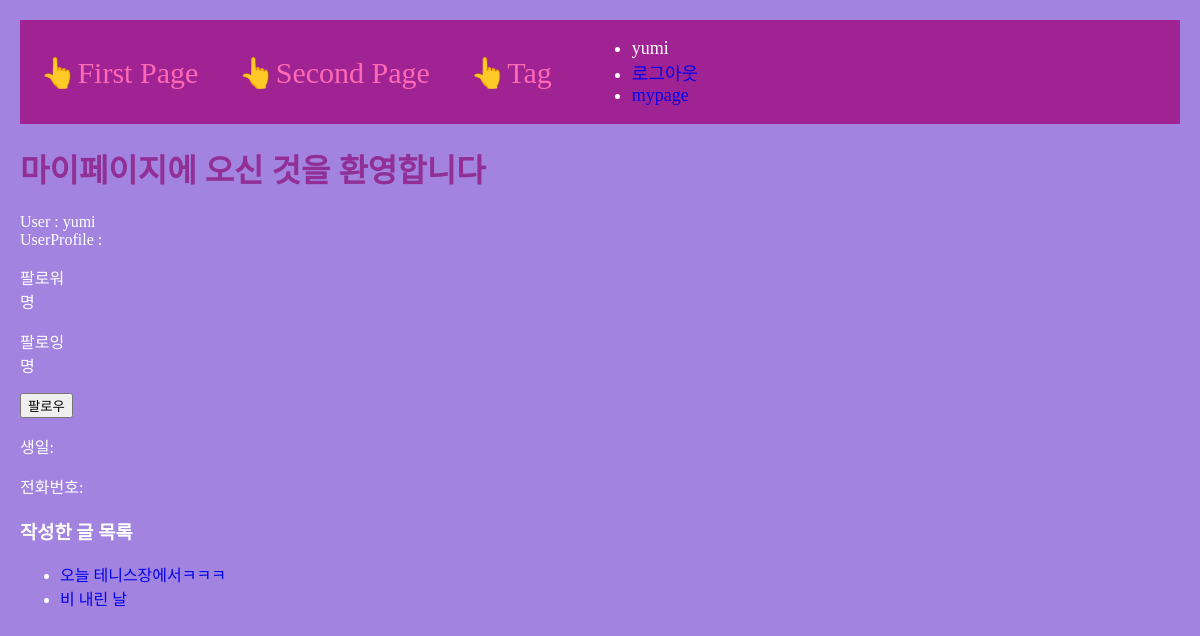
The app's page /users/mypage/1, older data.
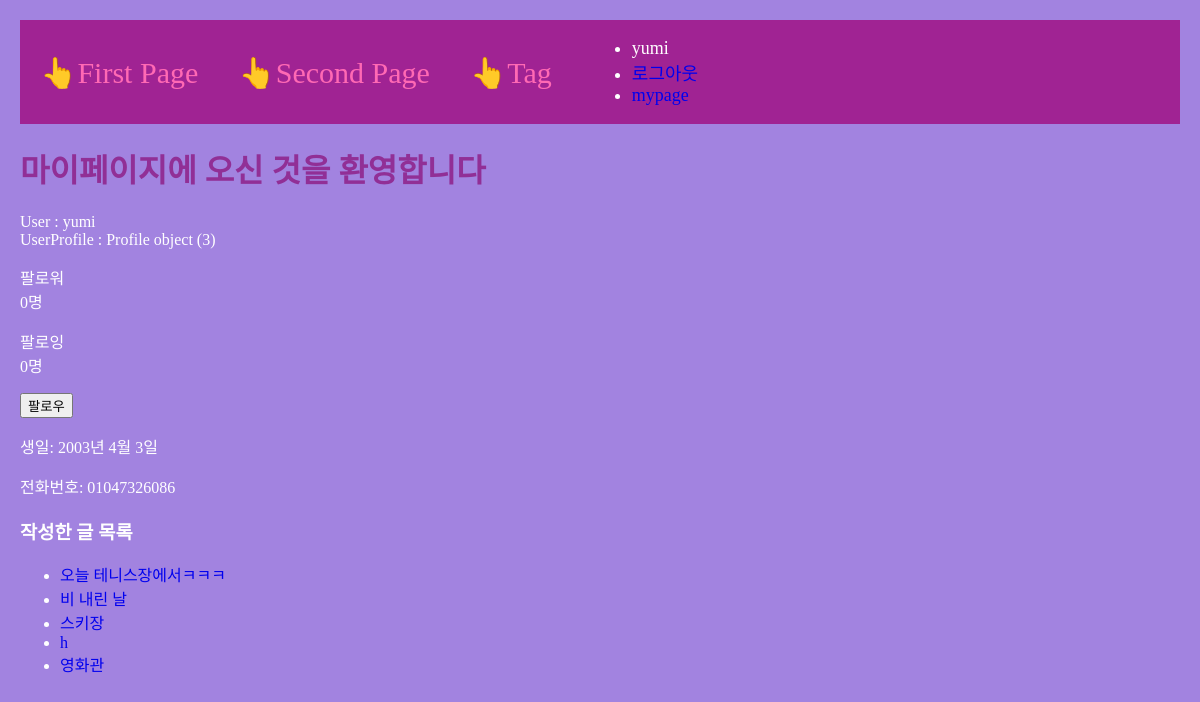
The same page, newer data.
### main/models.py (models this page shows, shortened)
class Post(models.Model):
    author = models.ForeignKey(User, null=False, blank=False, on_delete=models.CASCADE)
    headline = models.CharField(max_length=100)
    mood = models.CharField(max_length=20, blank=True)
    photo = models.ImageField(upload_to="post/", blank=True, null=True)
    reflection = models.TextField()
    created_at = models.DateTimeField(auto_now_add=True)
    is_shared = models.BooleanField(default=True)
    tags = models.ManyToManyField('Tag', blank=True, related_name='posts')
    like=models.ManyToManyField(User, related_name='likes', blank=True)
    like_count=models.PositiveIntegerField(default=0)

### accounts/models.py (models this page shows)
class Profile(models.Model):
    user = models.OneToOneField(User, on_delete=models.CASCADE)
    birthday = models.DateField(null=True, blank=True)
    phone = models.CharField(max_length=15, null=True, blank=True)
    followings = models.ManyToManyField("self", related_name="followers", symmetrical=False)

### users/views.py (the view)
# urls.py: path('mypage/<int:id>', mypage, name="mypage"),
def mypage(request, id):
    user=get_object_or_404(User, pk=id)
    posts = Post.objects.filter(author=user)  # 유저가 쓴 글만 필터링
    context = {
        'user':user,
        'posts': posts,
    }
    return render(request, 'users/mypage.html', context)

### users/templates/users/mypage.html
{% extends 'base.html' %}
{% load static %}
{% block content %}
<h1>마이페이지에 오신 것을 환영합니다</h1>
User : {{ user }} <br>
UserProfile : {{ user.profile }} <br>
<p>팔로워<br>{{ user.profile.followers.count }}명</p>
<p>팔로잉<br>{{ user.profile.followings.count }}명</p>
{% if request.user != user %}
    {% if request.user.profile in user.profile.followers.all %}
        <a href="{% url 'users:follow' user.id %}">
            <button type="button" class="btn btn-outline-info">언팔로우</button>
        </a>
    {% else %}
        <a href="{% url 'users:follow' user.id %}">
            <button type="button" class="btn btn-info">팔로우</button>
        </a>
    {% endif %}
{% endif %}
<p>생일: {{ user.profile.birthday }}</p>
<p>전화번호: {{ user.profile.phone }}</p>
<h3>작성한 글 목록</h3>
<ul>
    {% for post in posts %}
        <li><a href="{% url 'main:detail' post.pk %}">{{ post.headline }}</a></li>
    {% empty %}
        <li>작성한 글이 없습니다.</li>
    {% endfor %}
</ul>
{% endblock %}

### project/templates/shared/_navbar.html
<nav class="navbar-container">
    <a class="navbar-link" href="{% url 'main:mainpage' %}">👆First Page</a>
    <a class="navbar-link" href="{% url 'main:secondpage' %}">👆Second Page</a>
    <a class="navbar-link" href="{% url 'main:tag-list' %}">👆Tag</a>
    <div class="nav-right">
        {% if user.is_authenticated %}
        <ul class="nav-link-account">
            <li class="nav-link-user">{{user.username}}</li>
            <li><a href="{% url 'accounts:logout' %}">로그아웃</a></li>
            <li><a href="{% url 'users:mypage' request.user.id %}">mypage</a></li>
        </ul>
        {% else %}
        <ul class="nav=link-account">
            <li><a href="{% url 'accounts:login' %}">로그인</a></li>
            <li><a href="{% url 'accounts:signup' %}">signup</a></li>
        </ul>
        {% endif %}
    </div>
</nav>

Row changes from the older to the newer data that the page shows:
added Post: headline "스키장"
added Post: headline "h"
added Post: headline "영화관"
Text that changed along with them:
{{ user.profile }}: (not shown) → "Profile object (3)"
{{ user.profile.followers.count }}: (not shown) → "0"
{{ user.profile.followings.count }}: (not shown) → "0"
{{ user.profile.birthday }}: (not shown) → "2003년 4월 3일"
{{ user.profile.phone }}: (not shown) → "01047326086"
